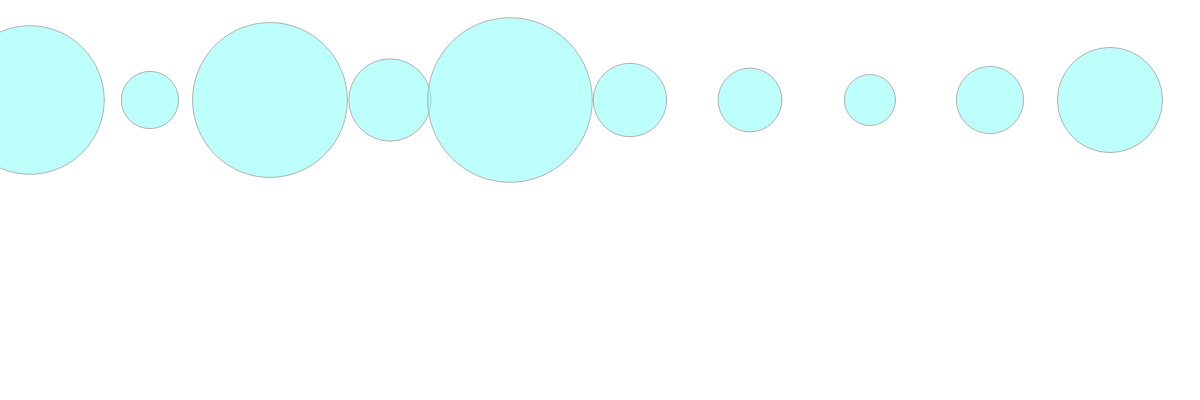
Frame 1 (no input)
Frame 60 (no input): identical to frame 1, image omitted
Frame 120 (the mouse pressed at the canvas centre since frame 60): identical to frame 1, image omitted

The p5.js sketch that drew this single still picture (run headless with seeded random() and noise() and a simulated clock; from frame 60 on, the mouse is pressed at the canvas centre):

// p5.js sketch
// ── sketch.js
let circleSize = [];

function setup() {
    createCanvas(windowWidth, 400);

    for (let num = 0; num < 10; num++) {
        // create and push in a new random number
        circleSize.push(random(20, 200));
    }
}

function draw() {
    background('white');
    stroke('rgb(177, 177, 177)');
    fill('rgba(143, 255, 248, 0.6)');

    for (let idx = 0; idx < circleSize.length; idx++) {
        xpos = windowWidth / circleSize.length * idx + 30;
        ellipse(xpos, 100, circleSize[idx]);
    }
}
